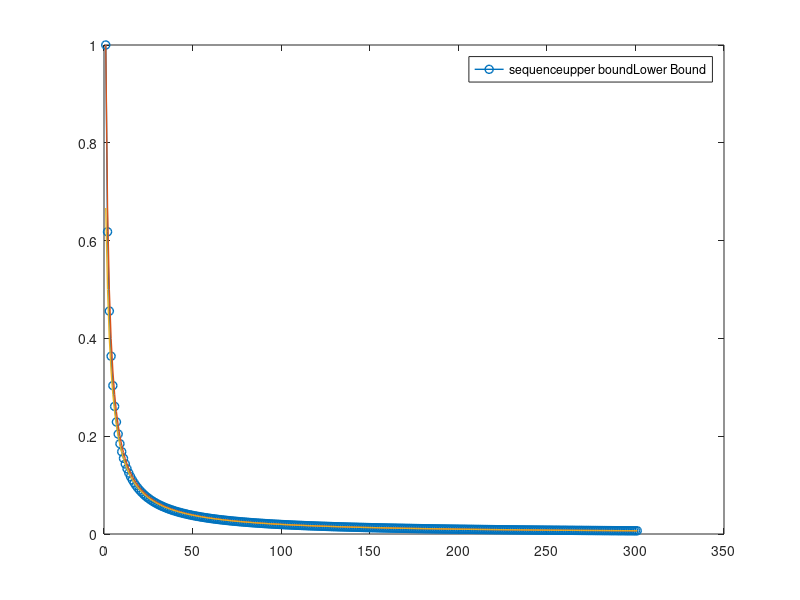
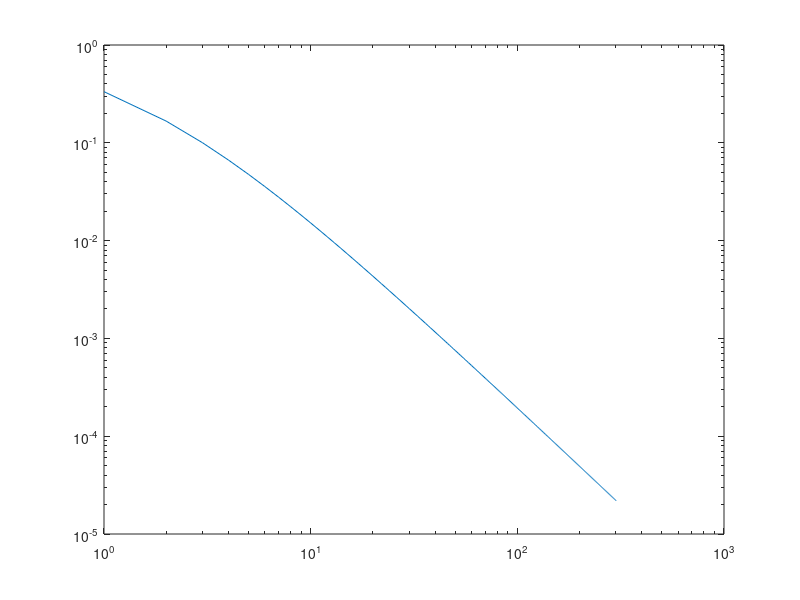
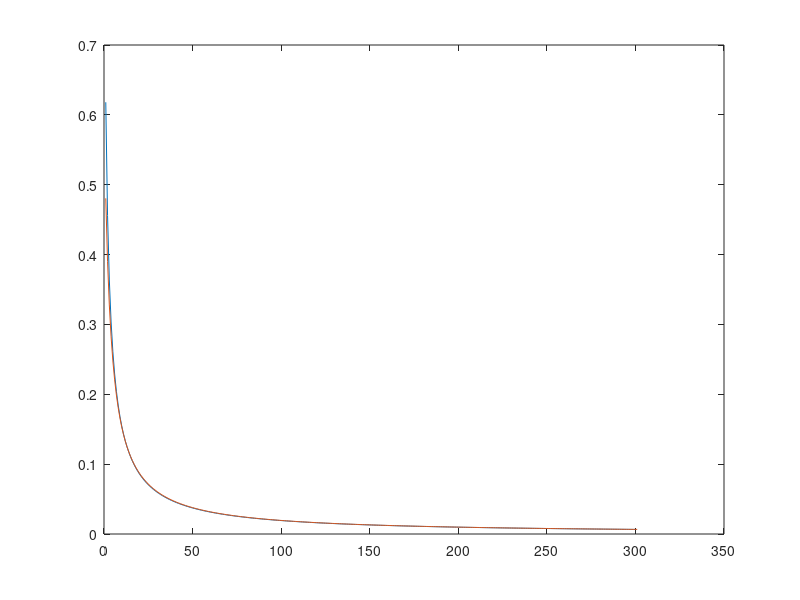

Write the MATLAB code that produced these figures, in order.
close all;
a = 1;
Points = 0:300;
for Index = Points(2:end)
    p = a(end); % Previous 
    a(end + 1) = (sqrt(p^4 + 4*p^2) - p^2)/2;
end
figure; 
plot(a, '-o', "linewidth", 1); hold on
UpperBound = 2./(Points + 2);
LowerBound = 2./(Points + 3);
plot(UpperBound, "linewidth", 1);
plot(LowerBound, "linewidth", 1);
legend(["sequence", "upper bound", "Lower Bound"])

figure; 
DiffBand = UpperBound - LowerBound; 
loglog(DiffBand);
Coeff = polyfit(log(Points(2:end)), log(DiffBand(2:end)), 1);
disp("Log log Coefficient:")
disp(num2str(Coeff(1)))

%% 
figure; 
WhatBound = (sqrt(LowerBound.^4 + 4*LowerBound.^2) - LowerBound.^2)/2;
plot(a(2:end)); hold on 
plot(WhatBound)

